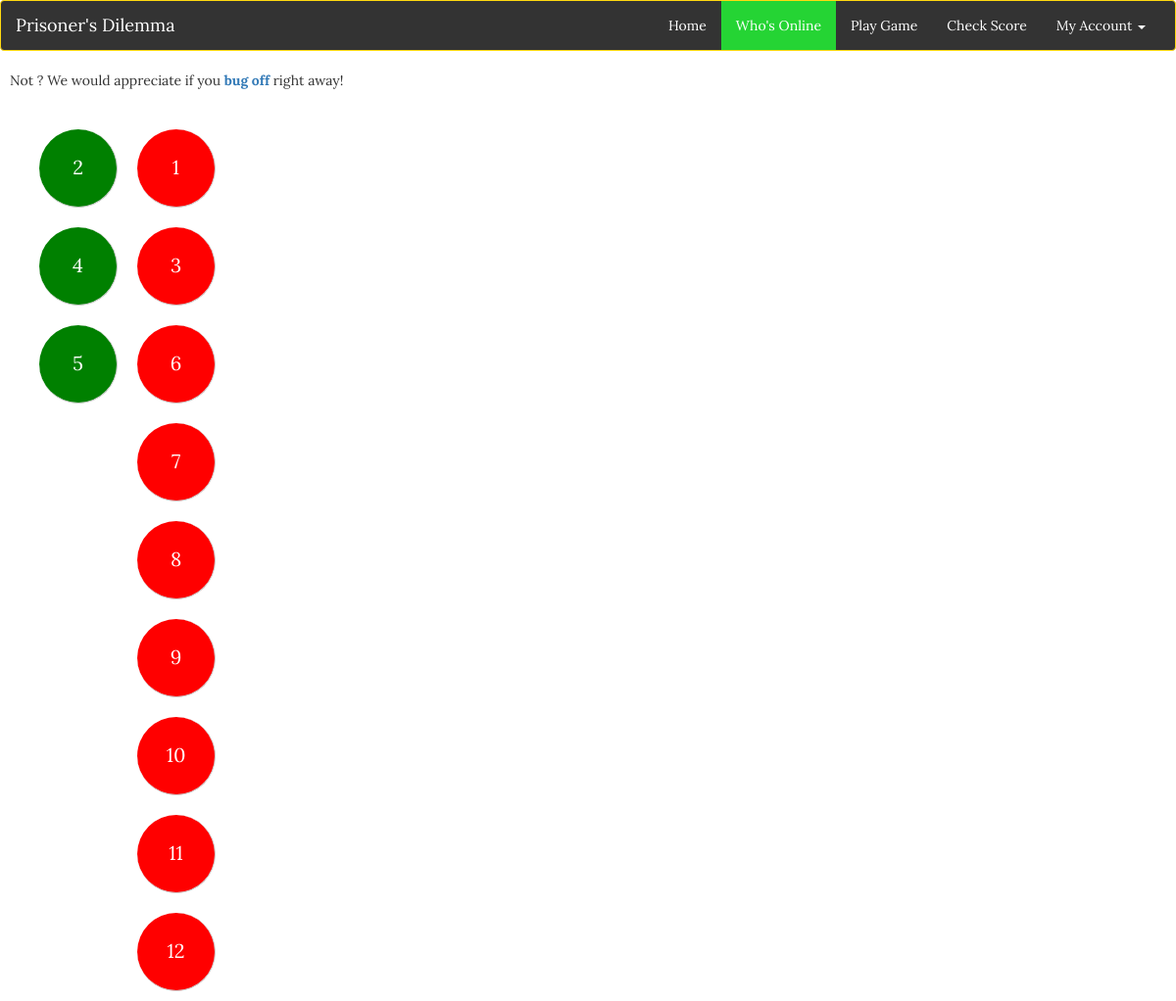
/useronline.php, run on the app's committed database.
### tables this page shows
CREATE TABLE IF NOT EXISTS `users` (
  `id` int(11) NOT NULL,
  `usernames` varchar(255) NOT NULL,
  `first_name` varchar(255) NOT NULL,
  `last_name` varchar(255) NOT NULL,
  `email` varchar(255) NOT NULL,
  `confirmed_email` varchar(255) NOT NULL,
  `pw` varchar(255) NOT NULL,
  `confirmed_pw` varchar(255) NOT NULL,
  `course` varchar(12) DEFAULT NULL,
  `section` int(2) DEFAULT NULL,
  `online_status` int(1) NOT NULL DEFAULT '0'
);

### session.php (called while the page is built, shortened)
<?php
$mysqli = new mysqli("localhost","root","", "zillionsparks_db");
$user_check=$_SESSION['login_user'];
$result = $mysqli->query("SELECT * from users where usernames='$user_check'");
$row = $result->fetch_assoc();
$login_id=$row['id'];
?>

### useronline.php (the view, shortened to what this page needs)
<!doctype html>
<html>
<head>
	<link rel="stylesheet" href="https://maxcdn.bootstrapcdn.com/bootstrap/3.3.5/css/bootstrap.min.css">
	<link href="css/stylesheet.css" rel="stylesheet">
	<link href="css/custom.css" rel="stylesheet">
</head>
<body>
	<header class="navbar navbar-default">
		<div class="container-fluid">
			<div class="navbar-header">
				<a class="navbar-brand" href="index.html">Prisoner's Dilemma</a>
			</div>
			<div class="collapse navbar-collapse" id="collapse">
				<ul class="nav navbar-nav navbar-right">
					<li><a href="profilepage.php">Home</a></li>
					<li class="active"><a href="useronline.php">Who's Online</a></li>
					<li><a href="playgame.html">Play Game</a></li>
					<li><a href="#">Check Score</a></li>
					<li class="dropdown">
						<a href="#" class="dropdown-toggle" data-toggle="dropdown" role="button" aria-haspopup="true" aria-expanded="false">My Account <span class="caret"></span></a>
					</li>
				</ul>
			</div>
		</div>
	</header>
	<?php
		include('connection.php');
		include('session.php');
		echo "<spam style ='margin-left:10px'>Not ".$login_session." ".$login_lname." ? We would appreciate if you "."<a style='text-decoration:none' href='logout.php'><strong> bug off </strong></a> ". "  right away!</span>";
		$online_users_query="SELECT * from users WHERE online_status='1'";
		$offline_users_query="SELECT * from users WHERE online_status='0'";
		$result = $dbc -> query($online_users_query);
		$result1 = $dbc -> query($offline_users_query);
		if ($result -> num_rows > 0) {
	?>
	<div class="container">
		<div class="user-list">
			<ul class="list-unstyled">
				<li>
				<?php while ($row = $result->fetch_assoc())
						{
							if (($row['id']) != $login_id) {
								echo "&nbsp;"."<div class='outerContainer green'>".
									"<div class='innerContainer'>"."<a href='playgame.php?id=".$row['id']."' style='color:white'>".$row['id']."</a>"."<br />".
									"</div>".
									"</div>";
							}
						}
				}
				?>
				</li>
				<li>
				<?php
				if ($result1 -> num_rows > 0) {
					while ($row = $result1->fetch_assoc())
					{
					echo "&nbsp;"."<div class='outerContainer red'>".
						"<div class='innerContainer'>" .$row['id']."<br />".
						"</div>".
					"</div>";
					}
				}
				?>
				</li>
			</ul>
		</div>
	</div>
</body>
</html>

### css/stylesheet.css (style rules this page uses)
body { font-family: 'Lora', serif; }
.navbar-default { background-color: #DAFFD8; border-color: #e7e7e7; }
.navbar-default .navbar-nav>.active>a, .navbar-default .navbar-nav>.active>a:focus, .navbar-default .navbar-nav>.active>a:hover { color: #FFF; background-color: #25D434; }
div { border-radius: 5px; }

### css/custom.css (style rules this page uses)
.navbar-default .navbar-brand { color:#fff; }
.navbar-default .navbar-nav>li>a { color:#fff; }
.navbar-default .navbar-collapse, .navbar-default .navbar-form { color:#fff; }
.navbar-default { background-color: #333; border-color: #ffd90f; }
.outerContainer { height: 80px; overflow: hidden; width: 80px; border-radius: 50%; border-bottom: 1px solid #CCCCCC; border-right: 1px solid #CCCCCC; }
.innerContainer { width: 100%; font-size: 20px; color: white; }
.user-list li { float: left; margin: 10px; text-transform: uppercase; text-decoration: none; }
.user-list li .outerContainer { display: table; height: 80px; overflow: hidden; width: 80px; border-radius: 50%; border-bottom: 1px solid #CCCCCC; border-right: 1px solid #CCCCCC; }
.user-list li .outerContainer .innerContainer { display: table-cell; vertical-align: middle; width: 100%; margin: 0 auto; text-align: center; font-size: 20px; color: white; }
.red { background-color: red; }
.green { background-color: green; }

### data on the page
users: id "2"
users: id "4"
users: id "5"
users: id "1"
users: id "3"
users: id "6"
users: id "7"
users: id "8"
users: id "9"
users: id "10"
users: id "11"
users: id "12"
